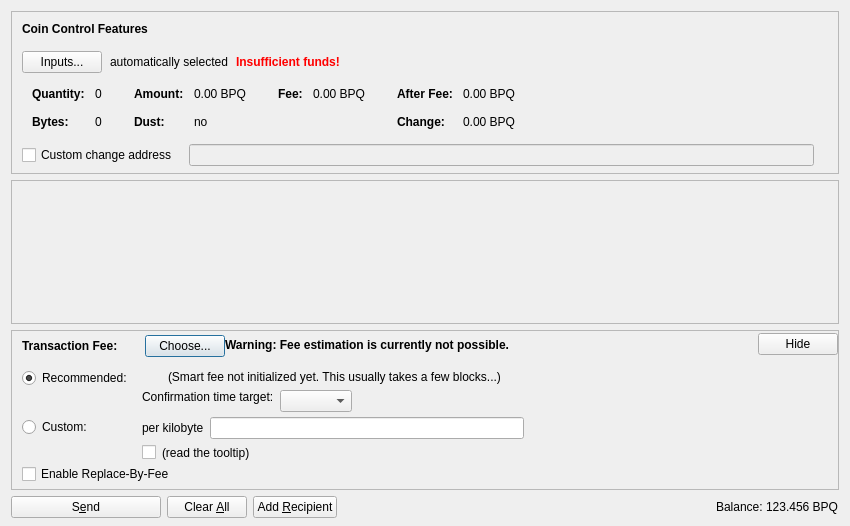
<?xml version="1.0" encoding="UTF-8"?>
<ui version="4.0">
 <class>SendCoinsDialog</class>
 <widget class="QDialog" name="SendCoinsDialog">
  <property name="geometry">
   <rect>
    <x>0</x>
    <y>0</y>
    <width>850</width>
    <height>526</height>
   </rect>
  </property>
  <property name="windowTitle">
   <string>Send Coins</string>
  </property>
  <layout class="QVBoxLayout" name="verticalLayout" stretch="0,1,0,0">
   <property name="bottomMargin">
    <number>8</number>
   </property>
   <item>
    <widget class="QFrame" name="frameCoinControl">
     <property name="sizePolicy">
      <sizepolicy hsizetype="Expanding" vsizetype="Expanding">
       <horstretch>0</horstretch>
       <verstretch>0</verstretch>
      </sizepolicy>
     </property>
     <property name="maximumSize">
      <size>
       <width>16777215</width>
       <height>16777215</height>
      </size>
     </property>
     <property name="frameShape">
      <enum>QFrame::StyledPanel</enum>
     </property>
     <property name="frameShadow">
      <enum>QFrame::Sunken</enum>
     </property>
     <layout class="QVBoxLayout" name="verticalLayoutCoinControl2">
      <property name="spacing">
       <number>0</number>
      </property>
      <property name="leftMargin">
       <number>0</number>
      </property>
      <property name="topMargin">
       <number>0</number>
      </property>
      <property name="rightMargin">
       <number>0</number>
      </property>
      <property name="bottomMargin">
       <number>6</number>
      </property>
      <item>
       <layout class="QVBoxLayout" name="verticalLayoutCoinControl" stretch="0,0,0,0,1">
        <property name="spacing">
         <number>0</number>
        </property>
        <property name="leftMargin">
         <number>10</number>
        </property>
        <property name="topMargin">
         <number>10</number>
        </property>
        <item>
         <layout class="QHBoxLayout" name="horizontalLayoutCoinControl1">
          <property name="bottomMargin">
           <number>15</number>
          </property>
          <item>
           <widget class="QLabel" name="labelCoinControlFeatures">
            <property name="sizePolicy">
             <sizepolicy hsizetype="Preferred" vsizetype="Maximum">
              <horstretch>0</horstretch>
              <verstretch>0</verstretch>
             </sizepolicy>
            </property>
            <property name="font">
             <font>
              <weight>75</weight>
              <bold>true</bold>
             </font>
            </property>
            <property name="styleSheet">
             <string notr="true">font-weight:bold;</string>
            </property>
            <property name="text">
             <string>Coin Control Features</string>
            </property>
           </widget>
          </item>
         </layout>
        </item>
        <item>
         <layout class="QHBoxLayout" name="horizontalLayoutCoinControl2" stretch="0,0,0,0">
          <property name="spacing">
           <number>8</number>
          </property>
          <property name="bottomMargin">
           <number>10</number>
          </property>
          <item>
           <widget class="QPushButton" name="pushButtonCoinControl">
            <property name="styleSheet">
             <string notr="true"/>
            </property>
            <property name="text">
             <string>Inputs...</string>
            </property>
            <property name="autoDefault">
             <bool>false</bool>
            </property>
           </widget>
          </item>
          <item>
           <widget class="QLabel" name="labelCoinControlAutomaticallySelected">
            <property name="text">
             <string>automatically selected</string>
            </property>
            <property name="margin">
             <number>5</number>
            </property>
           </widget>
          </item>
          <item>
           <widget class="QLabel" name="labelCoinControlInsuffFunds">
            <property name="font">
             <font>
              <weight>75</weight>
              <bold>true</bold>
             </font>
            </property>
            <property name="styleSheet">
             <string notr="true">color:red;font-weight:bold;</string>
            </property>
            <property name="text">
             <string>Insufficient funds!</string>
            </property>
            <property name="margin">
             <number>5</number>
            </property>
           </widget>
          </item>
          <item>
           <spacer name="horizontalSpacerCoinControl">
            <property name="orientation">
             <enum>Qt::Horizontal</enum>
            </property>
            <property name="sizeHint" stdset="0">
             <size>
              <width>40</width>
              <height>1</height>
             </size>
            </property>
           </spacer>
          </item>
         </layout>
        </item>
        <item>
         <widget class="QWidget" name="widgetCoinControl" native="true">
          <property name="sizePolicy">
           <sizepolicy hsizetype="Preferred" vsizetype="Preferred">
            <horstretch>0</horstretch>
            <verstretch>0</verstretch>
           </sizepolicy>
          </property>
          <property name="minimumSize">
           <size>
            <width>0</width>
            <height>0</height>
           </size>
          </property>
          <property name="styleSheet">
           <string notr="true"/>
          </property>
          <layout class="QHBoxLayout" name="horizontalLayoutCoinControl5">
           <property name="leftMargin">
            <number>0</number>
           </property>
           <property name="topMargin">
            <number>0</number>
           </property>
           <property name="rightMargin">
            <number>0</number>
           </property>
           <property name="bottomMargin">
            <number>0</number>
           </property>
           <item>
            <layout class="QHBoxLayout" name="horizontalLayoutCoinControl3" stretch="0,0,0,1">
             <property name="spacing">
              <number>20</number>
             </property>
             <property name="topMargin">
              <number>0</number>
             </property>
             <property name="bottomMargin">
              <number>10</number>
             </property>
             <item>
              <layout class="QFormLayout" name="formLayoutCoinControl1">
               <property name="horizontalSpacing">
                <number>10</number>
               </property>
               <property name="verticalSpacing">
                <number>14</number>
               </property>
               <property name="leftMargin">
                <number>10</number>
               </property>
               <property name="topMargin">
                <number>4</number>
               </property>
               <property name="rightMargin">
                <number>6</number>
               </property>
               <item row="0" column="0">
                <widget class="QLabel" name="labelCoinControlQuantityText">
                 <property name="font">
                  <font>
                   <weight>75</weight>
                   <bold>true</bold>
                  </font>
                 </property>
                 <property name="text">
                  <string>Quantity:</string>
                 </property>
                 <property name="margin">
                  <number>0</number>
                 </property>
                </widget>
               </item>
               <item row="0" column="1">
                <widget class="QLabel" name="labelCoinControlQuantity">
                 <property name="cursor">
                  <cursorShape>IBeamCursor</cursorShape>
                 </property>
                 <property name="contextMenuPolicy">
                  <enum>Qt::ActionsContextMenu</enum>
                 </property>
                 <property name="text">
                  <string notr="true">0</string>
                 </property>
                 <property name="margin">
                  <number>0</number>
                 </property>
                 <property name="textInteractionFlags">
                  <set>Qt::LinksAccessibleByMouse|Qt::TextSelectableByKeyboard|Qt::TextSelectableByMouse</set>
                 </property>
                </widget>
               </item>
               <item row="1" column="0">
                <widget class="QLabel" name="labelCoinControlBytesText">
                 <property name="font">
                  <font>
                   <weight>75</weight>
                   <bold>true</bold>
                  </font>
                 </property>
                 <property name="text">
                  <string>Bytes:</string>
                 </property>
                </widget>
               </item>
               <item row="1" column="1">
                <widget class="QLabel" name="labelCoinControlBytes">
                 <property name="cursor">
                  <cursorShape>IBeamCursor</cursorShape>
                 </property>
                 <property name="contextMenuPolicy">
                  <enum>Qt::ActionsContextMenu</enum>
                 </property>
                 <property name="text">
                  <string notr="true">0</string>
                 </property>
                 <property name="textInteractionFlags">
                  <set>Qt::LinksAccessibleByMouse|Qt::TextSelectableByKeyboard|Qt::TextSelectableByMouse</set>
                 </property>
                </widget>
               </item>
              </layout>
             </item>
             <item>
              <layout class="QFormLayout" name="formLayoutCoinControl2">
               <property name="horizontalSpacing">
                <number>10</number>
               </property>
               <property name="verticalSpacing">
                <number>14</number>
               </property>
               <property name="leftMargin">
                <number>6</number>
               </property>
               <property name="topMargin">
                <number>4</number>
               </property>
               <property name="rightMargin">
                <number>6</number>
               </property>
               <item row="0" column="0">
                <widget class="QLabel" name="labelCoinControlAmountText">
                 <property name="font">
                  <font>
                   <weight>75</weight>
                   <bold>true</bold>
                  </font>
                 </property>
                 <property name="text">
                  <string>Amount:</string>
                 </property>
                 <property name="margin">
                  <number>0</number>
                 </property>
                </widget>
               </item>
               <item row="0" column="1">
                <widget class="QLabel" name="labelCoinControlAmount">
                 <property name="cursor">
                  <cursorShape>IBeamCursor</cursorShape>
                 </property>
                 <property name="contextMenuPolicy">
                  <enum>Qt::ActionsContextMenu</enum>
                 </property>
                 <property name="text">
                  <string notr="true">0.00 BPQ</string>
                 </property>
                 <property name="textInteractionFlags">
                  <set>Qt::LinksAccessibleByMouse|Qt::TextSelectableByKeyboard|Qt::TextSelectableByMouse</set>
                 </property>
                </widget>
               </item>
               <item row="1" column="0">
                <widget class="QLabel" name="labelCoinControlLowOutputText">
                 <property name="font">
                  <font>
                   <weight>75</weight>
                   <bold>true</bold>
                  </font>
                 </property>
                 <property name="text">
                  <string>Dust:</string>
                 </property>
                </widget>
               </item>
               <item row="1" column="1">
                <widget class="QLabel" name="labelCoinControlLowOutput">
                 <property name="cursor">
                  <cursorShape>IBeamCursor</cursorShape>
                 </property>
                 <property name="contextMenuPolicy">
                  <enum>Qt::ActionsContextMenu</enum>
                 </property>
                 <property name="text">
                  <string notr="true">no</string>
                 </property>
                 <property name="textInteractionFlags">
                  <set>Qt::LinksAccessibleByMouse|Qt::TextSelectableByKeyboard|Qt::TextSelectableByMouse</set>
                 </property>
                </widget>
               </item>
              </layout>
             </item>
             <item>
              <layout class="QFormLayout" name="formLayoutCoinControl3">
               <property name="horizontalSpacing">
                <number>10</number>
               </property>
               <property name="verticalSpacing">
                <number>14</number>
               </property>
               <property name="leftMargin">
                <number>6</number>
               </property>
               <property name="topMargin">
                <number>4</number>
               </property>
               <property name="rightMargin">
                <number>6</number>
               </property>
               <item row="0" column="0">
                <widget class="QLabel" name="labelCoinControlFeeText">
                 <property name="font">
                  <font>
                   <weight>75</weight>
                   <bold>true</bold>
                  </font>
                 </property>
                 <property name="text">
                  <string>Fee:</string>
                 </property>
                 <property name="margin">
                  <number>0</number>
                 </property>
                </widget>
               </item>
               <item row="0" column="1">
                <widget class="QLabel" name="labelCoinControlFee">
                 <property name="cursor">
                  <cursorShape>IBeamCursor</cursorShape>
                 </property>
                 <property name="contextMenuPolicy">
                  <enum>Qt::ActionsContextMenu</enum>
                 </property>
                 <property name="text">
                  <string notr="true">0.00 BPQ</string>
                 </property>
                 <property name="textInteractionFlags">
                  <set>Qt::LinksAccessibleByMouse|Qt::TextSelectableByKeyboard|Qt::TextSelectableByMouse</set>
                 </property>
                </widget>
               </item>
              </layout>
             </item>
             <item>
              <layout class="QFormLayout" name="formLayoutCoinControl4">
               <property name="horizontalSpacing">
                <number>10</number>
               </property>
               <property name="verticalSpacing">
                <number>14</number>
               </property>
               <property name="leftMargin">
                <number>6</number>
               </property>
               <property name="topMargin">
                <number>4</number>
               </property>
               <property name="rightMargin">
                <number>6</number>
               </property>
               <item row="0" column="0">
                <widget class="QLabel" name="labelCoinControlAfterFeeText">
                 <property name="font">
                  <font>
                   <weight>75</weight>
                   <bold>true</bold>
                  </font>
                 </property>
                 <property name="text">
                  <string>After Fee:</string>
                 </property>
                 <property name="margin">
                  <number>0</number>
                 </property>
                </widget>
               </item>
               <item row="0" column="1">
                <widget class="QLabel" name="labelCoinControlAfterFee">
                 <property name="cursor">
                  <cursorShape>IBeamCursor</cursorShape>
                 </property>
                 <property name="contextMenuPolicy">
                  <enum>Qt::ActionsContextMenu</enum>
                 </property>
                 <property name="text">
                  <string notr="true">0.00 BPQ</string>
                 </property>
                 <property name="textInteractionFlags">
                  <set>Qt::LinksAccessibleByMouse|Qt::TextSelectableByKeyboard|Qt::TextSelectableByMouse</set>
                 </property>
                </widget>
               </item>
               <item row="1" column="0">
                <widget class="QLabel" name="labelCoinControlChangeText">
                 <property name="font">
                  <font>
                   <weight>75</weight>
                   <bold>true</bold>
                  </font>
                 </property>
                 <property name="text">
                  <string>Change:</string>
                 </property>
                </widget>
               </item>
               <item row="1" column="1">
                <widget class="QLabel" name="labelCoinControlChange">
                 <property name="cursor">
                  <cursorShape>IBeamCursor</cursorShape>
                 </property>
                 <property name="contextMenuPolicy">
                  <enum>Qt::ActionsContextMenu</enum>
                 </property>
                 <property name="text">
                  <string notr="true">0.00 BPQ</string>
                 </property>
                 <property name="textInteractionFlags">
                  <set>Qt::LinksAccessibleByMouse|Qt::TextSelectableByKeyboard|Qt::TextSelectableByMouse</set>
                 </property>
                </widget>
               </item>
              </layout>
             </item>
            </layout>
           </item>
          </layout>
         </widget>
        </item>
        <item>
         <layout class="QHBoxLayout" name="horizontalLayoutCoinControl4" stretch="0,0,0">
          <property name="spacing">
           <number>12</number>
          </property>
          <property name="sizeConstraint">
           <enum>QLayout::SetDefaultConstraint</enum>
          </property>
          <property name="topMargin">
           <number>5</number>
          </property>
          <property name="rightMargin">
           <number>5</number>
          </property>
          <item>
           <widget class="QCheckBox" name="checkBoxCoinControlChange">
            <property name="toolTip">
             <string>If this is activated, but the change address is empty or invalid, change will be sent to a newly generated address.</string>
            </property>
            <property name="text">
             <string>Custom change address</string>
            </property>
           </widget>
          </item>
          <item>
           <widget class="QValidatedLineEdit" name="lineEditCoinControlChange">
            <property name="enabled">
             <bool>false</bool>
            </property>
            <property name="sizePolicy">
             <sizepolicy hsizetype="Expanding" vsizetype="Fixed">
              <horstretch>0</horstretch>
              <verstretch>0</verstretch>
             </sizepolicy>
            </property>
           </widget>
          </item>
          <item>
           <widget class="QLabel" name="labelCoinControlChangeLabel">
            <property name="sizePolicy">
             <sizepolicy hsizetype="Preferred" vsizetype="Expanding">
              <horstretch>0</horstretch>
              <verstretch>0</verstretch>
             </sizepolicy>
            </property>
            <property name="minimumSize">
             <size>
              <width>0</width>
              <height>0</height>
             </size>
            </property>
            <property name="text">
             <string/>
            </property>
            <property name="margin">
             <number>3</number>
            </property>
           </widget>
          </item>
         </layout>
        </item>
        <item>
         <spacer name="verticalSpacerCoinControl">
          <property name="orientation">
           <enum>Qt::Vertical</enum>
          </property>
          <property name="sizeHint" stdset="0">
           <size>
            <width>800</width>
            <height>1</height>
           </size>
          </property>
         </spacer>
        </item>
       </layout>
      </item>
     </layout>
    </widget>
   </item>
   <item>
    <widget class="QScrollArea" name="scrollArea">
     <property name="widgetResizable">
      <bool>true</bool>
     </property>
     <widget class="QWidget" name="scrollAreaWidgetContents">
      <property name="geometry">
       <rect>
        <x>0</x>
        <y>0</y>
        <width>830</width>
        <height>104</height>
       </rect>
      </property>
      <layout class="QVBoxLayout" name="verticalLayout_2" stretch="0,1">
       <property name="leftMargin">
        <number>0</number>
       </property>
       <property name="topMargin">
        <number>0</number>
       </property>
       <property name="rightMargin">
        <number>0</number>
       </property>
       <property name="bottomMargin">
        <number>0</number>
       </property>
       <item>
        <layout class="QVBoxLayout" name="entries">
         <property name="spacing">
          <number>6</number>
         </property>
        </layout>
       </item>
       <item>
        <spacer name="verticalSpacer">
         <property name="orientation">
          <enum>Qt::Vertical</enum>
         </property>
         <property name="sizeHint" stdset="0">
          <size>
           <width>20</width>
           <height>40</height>
          </size>
         </property>
        </spacer>
       </item>
      </layout>
     </widget>
    </widget>
   </item>
   <item>
    <widget class="QFrame" name="frameFee">
     <property name="sizePolicy">
      <sizepolicy hsizetype="Expanding" vsizetype="Expanding">
       <horstretch>0</horstretch>
       <verstretch>0</verstretch>
      </sizepolicy>
     </property>
     <property name="maximumSize">
      <size>
       <width>16777215</width>
       <height>16777215</height>
      </size>
     </property>
     <property name="frameShape">
      <enum>QFrame::StyledPanel</enum>
     </property>
     <property name="frameShadow">
      <enum>QFrame::Sunken</enum>
     </property>
     <layout class="QVBoxLayout" name="verticalLayoutFee1">
      <property name="spacing">
       <number>0</number>
      </property>
      <property name="leftMargin">
       <number>0</number>
      </property>
      <property name="topMargin">
       <number>0</number>
      </property>
      <property name="rightMargin">
       <number>0</number>
      </property>
      <property name="bottomMargin">
       <number>0</number>
      </property>
      <item>
       <layout class="QVBoxLayout" name="verticalLayoutFee2" stretch="0,0,0">
        <property name="spacing">
         <number>0</number>
        </property>
        <property name="leftMargin">
         <number>10</number>
        </property>
        <property name="topMargin">
         <number>0</number>
        </property>
        <item>
         <layout class="QHBoxLayout" name="horizontalLayoutFee1">
          <property name="bottomMargin">
           <number>0</number>
          </property>
          <item>
           <layout class="QVBoxLayout" name="verticalLayoutFee7">
            <property name="spacing">
             <number>0</number>
            </property>
            <item>
             <spacer name="verticalSpacerSmartFee">
              <property name="orientation">
               <enum>Qt::Vertical</enum>
              </property>
              <property name="sizeType">
               <enum>QSizePolicy::Fixed</enum>
              </property>
              <property name="sizeHint" stdset="0">
               <size>
                <width>1</width>
                <height>4</height>
               </size>
              </property>
             </spacer>
            </item>
            <item>
             <layout class="QHBoxLayout" name="horizontalLayoutSmartFee">
              <property name="spacing">
               <number>10</number>
              </property>
              <item>
               <widget class="QLabel" name="labelFeeHeadline">
                <property name="sizePolicy">
                 <sizepolicy hsizetype="Preferred" vsizetype="Maximum">
                  <horstretch>0</horstretch>
                  <verstretch>0</verstretch>
                 </sizepolicy>
                </property>
                <property name="font">
                 <font>
                  <weight>75</weight>
                  <bold>true</bold>
                 </font>
                </property>
                <property name="styleSheet">
                 <string notr="true">font-weight:bold;</string>
                </property>
                <property name="text">
                 <string>Transaction Fee:</string>
                </property>
               </widget>
              </item>
              <item>
               <widget class="QLabel" name="labelFeeMinimized">
                <property name="text">
                 <string/>
                </property>
               </widget>
              </item>
              <item>
               <widget class="QPushButton" name="buttonChooseFee">
                <property name="text">
                 <string>Choose...</string>
                </property>
               </widget>
              </item>
             </layout>
            </item>
            <item>
             <spacer name="verticalSpacer_5">
              <property name="orientation">
               <enum>Qt::Vertical</enum>
              </property>
              <property name="sizeHint" stdset="0">
               <size>
                <width>1</width>
                <height>1</height>
               </size>
              </property>
             </spacer>
            </item>
           </layout>
          </item>
          <item>
           <widget class="QLabel" name="fallbackFeeWarningLabel">
            <property name="toolTip">
             <string>Using the fallbackfee can result in sending a transaction that will take several hours or days (or never) to confirm. Consider choosing your fee manually or wait until you have validated the complete chain.</string>
            </property>
            <property name="font">
            <font>
                <weight>75</weight>
                <bold>true</bold>
            </font>
            </property>
            <property name="text">
             <string>Warning: Fee estimation is currently not possible.</string>
            </property>
            <property name="wordWrap">
             <bool>false</bool>
            </property>
           </widget>
          </item>
          <item>
           <spacer name="horizontalSpacer_4">
            <property name="orientation">
             <enum>Qt::Horizontal</enum>
            </property>
            <property name="sizeType">
             <enum>QSizePolicy::MinimumExpanding</enum>
            </property>
            <property name="sizeHint" stdset="0">
             <size>
              <width>40</width>
              <height>20</height>
             </size>
            </property>
           </spacer>
          </item>
          <item>
           <widget class="QPushButton" name="buttonMinimizeFee">
            <property name="toolTip">
             <string>collapse fee-settings</string>
            </property>
            <property name="text">
             <string>Hide</string>
            </property>
           </widget>
          </item>
         </layout>
        </item>
        <item>
         <widget class="QFrame" name="frameFeeSelection">
          <layout class="QVBoxLayout" name="verticalLayoutFee12">
           <property name="spacing">
            <number>0</number>
           </property>
           <property name="leftMargin">
            <number>0</number>
           </property>
           <property name="topMargin">
            <number>0</number>
           </property>
           <property name="rightMargin">
            <number>0</number>
           </property>
           <property name="bottomMargin">
            <number>0</number>
           </property>
           <item>
            <layout class="QGridLayout" name="gridLayoutFee">
             <property name="topMargin">
              <number>10</number>
             </property>
             <property name="bottomMargin">
              <number>4</number>
             </property>
             <property name="horizontalSpacing">
              <number>10</number>
             </property>
             <property name="verticalSpacing">
              <number>4</number>
             </property>
             <item row="1" column="1">
              <layout class="QVBoxLayout" name="verticalLayoutFee8">
               <property name="spacing">
                <number>6</number>
               </property>
               <item>
                <layout class="QHBoxLayout" name="horizontalLayoutFee13">
                 <item>
                  <widget class="QLabel" name="labelCustomPerKilobyte">
                   <property name="toolTip">
                    <string>If the custom fee is set to 1000 satoshis and the transaction is only 250 bytes, then &quot;per kilobyte&quot; only pays 250 satoshis in fee, while &quot;total at least&quot; pays 1000 satoshis. For transactions bigger than a kilobyte both pay by kilobyte.</string>
                   </property>
                   <property name="text">
                    <string>per kilobyte</string>
                   </property>
                  </widget>
                 </item>
                 <item>
                  <widget class="BitcoinAmountField" name="customFee"/>
                 </item>
                 <item>
                  <spacer name="horizontalSpacer_6">
                   <property name="orientation">
                    <enum>Qt::Horizontal</enum>
                   </property>
                   <property name="sizeHint" stdset="0">
                    <size>
                     <width>1</width>
                     <height>1</height>
                    </size>
                   </property>
                  </spacer>
                 </item>
                </layout>
               </item>
               <item>
                <layout class="QHBoxLayout" name="horizontalLayoutFee8">
                 <item>
                  <widget class="QCheckBox" name="checkBoxMinimumFee">
                   <property name="toolTip">
                    <string>Paying only the minimum fee is just fine as long as there is less transaction volume than space in the blocks. But be aware that this can end up in a never confirming transaction once there is more demand for bitcoin transactions than the network can process.</string>
                   </property>
                   <property name="text">
                    <string/>
                   </property>
                  </widget>
                 </item>
                 <item>
                  <widget class="QLabel" name="labelMinFeeWarning">
                   <property name="enabled">
                    <bool>true</bool>
                   </property>
                   <property name="toolTip">
                    <string>Paying only the minimum fee is just fine as long as there is less transaction volume than space in the blocks. But be aware that this can end up in a never confirming transaction once there is more demand for bitcoin transactions than the network can process.</string>
                   </property>
                   <property name="text">
                    <string>(read the tooltip)</string>
                   </property>
                   <property name="margin">
                    <number>5</number>
                   </property>
                  </widget>
                 </item>
                 <item>
                  <spacer name="horizontalSpacer_2">
                   <property name="orientation">
                    <enum>Qt::Horizontal</enum>
                   </property>
                   <property name="sizeHint" stdset="0">
                    <size>
                     <width>1</width>
                     <height>1</height>
                    </size>
                   </property>
                  </spacer>
                 </item>
                </layout>
               </item>
              </layout>
             </item>
             <item row="0" column="0">
              <layout class="QVBoxLayout" name="verticalLayoutFee4" stretch="0,1">
               <item>
                <widget class="QRadioButton" name="radioSmartFee">
                 <property name="text">
                  <string>Recommended:</string>
                 </property>
                 <property name="checked">
                  <bool>true</bool>
                 </property>
                 <attribute name="buttonGroup">
                  <string notr="true">groupFee</string>
                 </attribute>
                </widget>
               </item>
               <item>
                <spacer name="verticalSpacer_2">
                 <property name="orientation">
                  <enum>Qt::Vertical</enum>
                 </property>
                 <property name="sizeHint" stdset="0">
                  <size>
                   <width>1</width>
                   <height>1</height>
                  </size>
                 </property>
                </spacer>
               </item>
              </layout>
             </item>
             <item row="1" column="0">
              <layout class="QVBoxLayout" name="verticalLayoutFee9" stretch="0,1">
               <item>
                <widget class="QRadioButton" name="radioCustomFee">
                 <property name="text">
                  <string>Custom:</string>
                 </property>
                 <attribute name="buttonGroup">
                  <string notr="true">groupFee</string>
                 </attribute>
                </widget>
               </item>
               <item>
                <spacer name="verticalSpacer_6">
                 <property name="orientation">
                  <enum>Qt::Vertical</enum>
                 </property>
                 <property name="sizeHint" stdset="0">
                  <size>
                   <width>1</width>
                   <height>1</height>
                  </size>
                 </property>
                </spacer>
               </item>
              </layout>
             </item>
             <item row="0" column="1">
              <layout class="QVBoxLayout" name="verticalLayoutFee3" stretch="0,0,1">
               <property name="spacing">
                <number>6</number>
               </property>
               <property name="topMargin">
                <number>2</number>
               </property>
               <item>
                <layout class="QHBoxLayout" name="horizontalLayoutFee12">
                 <item>
                  <widget class="QLabel" name="labelSmartFee">
                   <property name="text">
                    <string/>
                   </property>
                   <property name="margin">
                    <number>2</number>
                   </property>
                  </widget>
                 </item>
                 <item>
                  <widget class="QLabel" name="labelFeeEstimation">
                   <property name="text">
                    <string/>
                   </property>
                  </widget>
                 </item>
                 <item>
                  <widget class="QLabel" name="labelSmartFee2">
                   <property name="text">
                    <string>(Smart fee not initialized yet. This usually takes a few blocks...)</string>
                   </property>
                   <property name="margin">
                    <number>2</number>
                   </property>
                  </widget>
                 </item>
                 <item>
                  <spacer name="horizontalSpacer_5">
                   <property name="orientation">
                    <enum>Qt::Horizontal</enum>
                   </property>
                   <property name="sizeHint" stdset="0">
                    <size>
                     <width>1</width>
                     <height>1</height>
                    </size>
                   </property>
                  </spacer>
                 </item>
                </layout>
               </item>
               <item>
                <layout class="QHBoxLayout" name="horizontalLayoutFee9">
                 <item>
                  <layout class="QVBoxLayout" name="verticalLayoutFee6">
                   <item>
                    <widget class="QLabel" name="labelSmartFee3">
                     <property name="text">
                      <string>Confirmation time target:</string>
                     </property>
                     <property name="margin">
                      <number>2</number>
                     </property>
                    </widget>
                   </item>
                   <item>
                    <spacer name="verticalSpacer_3">
                     <property name="orientation">
                      <enum>Qt::Vertical</enum>
                     </property>
                     <property name="sizeHint" stdset="0">
                      <size>
                       <width>1</width>
                       <height>1</height>
                      </size>
                     </property>
                    </spacer>
                   </item>
                  </layout>
                 </item>
                 <item>
                  <layout class="QVBoxLayout" name="verticalLayoutFee5">
                   <property name="rightMargin">
                    <number>30</number>
                   </property>
                   <item>
                    <layout class="QHBoxLayout" name="horizontalLayoutConfTarget">
                     <property name="bottomMargin">
                      <number>0</number>
                     </property>
                     <item>
                      <widget class="QComboBox" name="confTargetSelector"/>
                     </item>
                     <item>
                      <spacer name="horizontalSpacerConfTarget">
                       <property name="orientation">
                        <enum>Qt::Horizontal</enum>
                       </property>
                       <property name="sizeHint" stdset="0">
                        <size>
                         <width>40</width>
                         <height>20</height>
                        </size>
                       </property>
                      </spacer>
                     </item>
                    </layout>
                   </item>
                  </layout>
                 </item>
                </layout>
               </item>
               <item>
                <spacer name="verticalSpacer_4">
                 <property name="orientation">
                  <enum>Qt::Vertical</enum>
                 </property>
                 <property name="sizeHint" stdset="0">
                  <size>
                   <width>1</width>
                   <height>1</height>
                  </size>
                 </property>
                </spacer>
               </item>
              </layout>
             </item>
            </layout>
           </item>
           <item>
            <widget class="QCheckBox" name="optInRBF">
             <property name="text">
              <string>Enable Replace-By-Fee</string>
             </property>
             <property name="toolTip">
              <string>With Replace-By-Fee (BIP-125) you can increase a transaction's fee after it is sent. Without this, a higher fee may be recommended to compensate for increased transaction delay risk.</string>
             </property>
            </widget>
           </item>
          </layout>
         </widget>
        </item>
        <item>
         <spacer name="verticalSpacerFee">
          <property name="orientation">
           <enum>Qt::Vertical</enum>
          </property>
          <property name="sizeHint" stdset="0">
           <size>
            <width>40</width>
            <height>5</height>
           </size>
          </property>
         </spacer>
        </item>
       </layout>
      </item>
     </layout>
    </widget>
   </item>
   <item>
    <layout class="QHBoxLayout" name="horizontalLayout">
     <item>
      <widget class="QPushButton" name="sendButton">
       <property name="minimumSize">
        <size>
         <width>150</width>
         <height>0</height>
        </size>
       </property>
       <property name="toolTip">
        <string>Confirm the send action</string>
       </property>
       <property name="text">
        <string>S&amp;end</string>
       </property>
       <property name="icon">
        <iconset resource="../bitcoin.qrc">
         <normaloff>:/icons/send</normaloff>:/icons/send</iconset>
       </property>
       <property name="autoDefault">
        <bool>false</bool>
       </property>
       <property name="default">
        <bool>false</bool>
       </property>
      </widget>
     </item>
     <item>
      <widget class="QPushButton" name="clearButton">
       <property name="sizePolicy">
        <sizepolicy hsizetype="Minimum" vsizetype="Fixed">
         <horstretch>0</horstretch>
         <verstretch>0</verstretch>
        </sizepolicy>
       </property>
       <property name="toolTip">
        <string>Clear all fields of the form.</string>
       </property>
       <property name="text">
        <string>Clear &amp;All</string>
       </property>
       <property name="icon">
        <iconset resource="../bitcoin.qrc">
         <normaloff>:/icons/remove</normaloff>:/icons/remove</iconset>
       </property>
       <property name="autoDefault">
        <bool>false</bool>
       </property>
      </widget>
     </item>
     <item>
      <widget class="QPushButton" name="addButton">
       <property name="toolTip">
        <string>Send to multiple recipients at once</string>
       </property>
       <property name="text">
        <string>Add &amp;Recipient</string>
       </property>
       <property name="icon">
        <iconset resource="../bitcoin.qrc">
         <normaloff>:/icons/add</normaloff>:/icons/add</iconset>
       </property>
       <property name="autoDefault">
        <bool>false</bool>
       </property>
      </widget>
     </item>
     <item>
      <spacer name="horizontalSpacer">
       <property name="orientation">
        <enum>Qt::Horizontal</enum>
       </property>
       <property name="sizeHint" stdset="0">
        <size>
         <width>40</width>
         <height>20</height>
        </size>
       </property>
      </spacer>
     </item>
     <item>
      <layout class="QHBoxLayout" name="horizontalLayout_2">
       <property name="spacing">
        <number>3</number>
       </property>
       <item>
        <widget class="QLabel" name="label">
         <property name="sizePolicy">
          <sizepolicy hsizetype="Preferred" vsizetype="Fixed">
           <horstretch>0</horstretch>
           <verstretch>0</verstretch>
          </sizepolicy>
         </property>
         <property name="text">
          <string>Balance:</string>
         </property>
        </widget>
       </item>
       <item>
        <widget class="QLabel" name="labelBalance">
         <property name="sizePolicy">
          <sizepolicy hsizetype="Preferred" vsizetype="Fixed">
           <horstretch>0</horstretch>
           <verstretch>0</verstretch>
          </sizepolicy>
         </property>
         <property name="cursor">
          <cursorShape>IBeamCursor</cursorShape>
         </property>
         <property name="text">
          <string notr="true">123.456 BPQ</string>
         </property>
         <property name="textInteractionFlags">
          <set>Qt::LinksAccessibleByMouse|Qt::TextSelectableByKeyboard|Qt::TextSelectableByMouse</set>
         </property>
        </widget>
       </item>
      </layout>
     </item>
    </layout>
   </item>
  </layout>
 </widget>
 <customwidgets>
  <customwidget>
   <class>QValidatedLineEdit</class>
   <extends>QLineEdit</extends>
   <header>qt/qvalidatedlineedit.h</header>
  </customwidget>
  <customwidget>
   <class>BitcoinAmountField</class>
   <extends>QLineEdit</extends>
   <header>qt/bitcoinamountfield.h</header>
   <container>1</container>
  </customwidget>
 </customwidgets>
 <resources>
  <include location="../bitcoin.qrc"/>
 </resources>
 <connections/>
 <buttongroups>
  <buttongroup name="groupFee"/>
 </buttongroups>
</ui>
